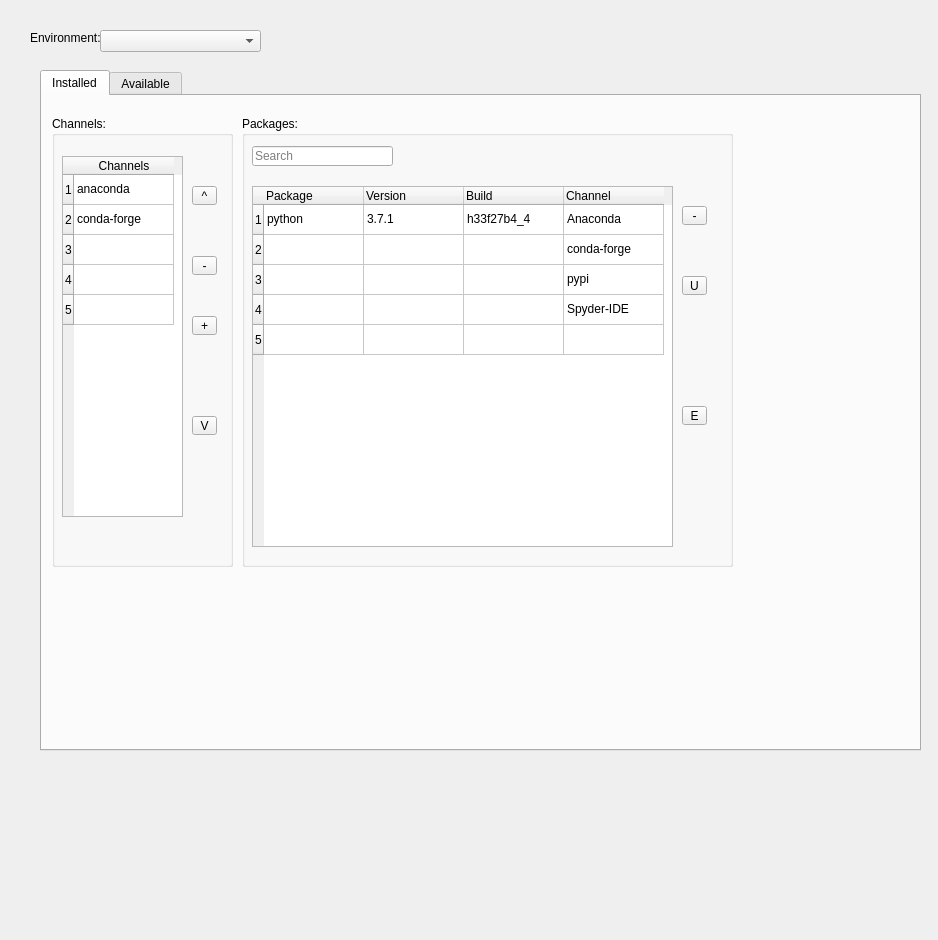
<?xml version="1.0" encoding="UTF-8"?>
<ui version="4.0">
 <class>Dialog</class>
 <widget class="QDialog" name="Dialog">
  <property name="geometry">
   <rect>
    <x>0</x>
    <y>0</y>
    <width>938</width>
    <height>940</height>
   </rect>
  </property>
  <property name="windowTitle">
   <string>Dialog</string>
  </property>
  <widget class="QComboBox" name="comboBox_3">
   <property name="geometry">
    <rect>
     <x>100</x>
     <y>30</y>
     <width>161</width>
     <height>22</height>
    </rect>
   </property>
  </widget>
  <widget class="QLabel" name="label_2">
   <property name="geometry">
    <rect>
     <x>30</x>
     <y>30</y>
     <width>71</width>
     <height>16</height>
    </rect>
   </property>
   <property name="text">
    <string>Environment:</string>
   </property>
  </widget>
  <widget class="QTabWidget" name="tabWidget_2">
   <property name="geometry">
    <rect>
     <x>40</x>
     <y>70</y>
     <width>881</width>
     <height>681</height>
    </rect>
   </property>
   <property name="currentIndex">
    <number>0</number>
   </property>
   <widget class="QWidget" name="tab_4">
    <attribute name="title">
     <string>Installed</string>
    </attribute>
    <widget class="QGroupBox" name="groupBox_3">
     <property name="geometry">
      <rect>
       <x>200</x>
       <y>20</y>
       <width>491</width>
       <height>451</height>
      </rect>
     </property>
     <property name="title">
      <string>Packages:</string>
     </property>
     <widget class="QToolButton" name="toolButton_4">
      <property name="geometry">
       <rect>
        <x>440</x>
        <y>160</y>
        <width>25</width>
        <height>19</height>
       </rect>
      </property>
      <property name="text">
       <string>U</string>
      </property>
     </widget>
     <widget class="QTableWidget" name="tableWidget">
      <property name="geometry">
       <rect>
        <x>10</x>
        <y>70</y>
        <width>421</width>
        <height>361</height>
       </rect>
      </property>
      <row>
       <property name="text">
        <string>1</string>
       </property>
      </row>
      <row>
       <property name="text">
        <string>2</string>
       </property>
      </row>
      <row>
       <property name="text">
        <string>3</string>
       </property>
      </row>
      <row>
       <property name="text">
        <string>4</string>
       </property>
      </row>
      <row>
       <property name="text">
        <string>5</string>
       </property>
      </row>
      <column>
       <property name="text">
        <string>Package</string>
       </property>
       <property name="textAlignment">
        <set>AlignLeading|AlignVCenter</set>
       </property>
      </column>
      <column>
       <property name="text">
        <string>Version</string>
       </property>
       <property name="textAlignment">
        <set>AlignLeading|AlignVCenter</set>
       </property>
      </column>
      <column>
       <property name="text">
        <string>Build</string>
       </property>
       <property name="textAlignment">
        <set>AlignLeading|AlignVCenter</set>
       </property>
      </column>
      <column>
       <property name="text">
        <string>Channel</string>
       </property>
       <property name="textAlignment">
        <set>AlignLeading|AlignVCenter</set>
       </property>
      </column>
      <item row="0" column="0">
       <property name="text">
        <string>python</string>
       </property>
      </item>
      <item row="0" column="1">
       <property name="text">
        <string>3.7.1</string>
       </property>
      </item>
      <item row="0" column="2">
       <property name="text">
        <string>h33f27b4_4</string>
       </property>
      </item>
      <item row="0" column="3">
       <property name="text">
        <string>Anaconda</string>
       </property>
      </item>
      <item row="1" column="3">
       <property name="text">
        <string>conda-forge</string>
       </property>
      </item>
      <item row="2" column="3">
       <property name="text">
        <string>pypi</string>
       </property>
      </item>
      <item row="3" column="3">
       <property name="text">
        <string>Spyder-IDE</string>
       </property>
      </item>
     </widget>
     <widget class="QLineEdit" name="lineEdit_2">
      <property name="geometry">
       <rect>
        <x>10</x>
        <y>30</y>
        <width>141</width>
        <height>20</height>
       </rect>
      </property>
      <property name="placeholderText">
       <string>Search</string>
      </property>
      <property name="clearButtonEnabled">
       <bool>true</bool>
      </property>
     </widget>
     <widget class="QToolButton" name="toolButton_3">
      <property name="geometry">
       <rect>
        <x>440</x>
        <y>290</y>
        <width>25</width>
        <height>19</height>
       </rect>
      </property>
      <property name="text">
       <string>E</string>
      </property>
     </widget>
     <widget class="QToolButton" name="toolButton_2">
      <property name="geometry">
       <rect>
        <x>440</x>
        <y>90</y>
        <width>25</width>
        <height>19</height>
       </rect>
      </property>
      <property name="text">
       <string>-</string>
      </property>
     </widget>
    </widget>
    <widget class="QGroupBox" name="groupBox_2">
     <property name="geometry">
      <rect>
       <x>10</x>
       <y>20</y>
       <width>181</width>
       <height>451</height>
      </rect>
     </property>
     <property name="title">
      <string>Channels:</string>
     </property>
     <widget class="QToolButton" name="toolButton_8">
      <property name="geometry">
       <rect>
        <x>140</x>
        <y>300</y>
        <width>25</width>
        <height>19</height>
       </rect>
      </property>
      <property name="text">
       <string>V</string>
      </property>
     </widget>
     <widget class="QToolButton" name="toolButton_6">
      <property name="geometry">
       <rect>
        <x>140</x>
        <y>200</y>
        <width>25</width>
        <height>19</height>
       </rect>
      </property>
      <property name="text">
       <string>+</string>
      </property>
     </widget>
     <widget class="QTableWidget" name="tableWidget_3">
      <property name="geometry">
       <rect>
        <x>10</x>
        <y>40</y>
        <width>121</width>
        <height>361</height>
       </rect>
      </property>
      <row>
       <property name="text">
        <string>1</string>
       </property>
      </row>
      <row>
       <property name="text">
        <string>2</string>
       </property>
      </row>
      <row>
       <property name="text">
        <string>3</string>
       </property>
      </row>
      <row>
       <property name="text">
        <string>4</string>
       </property>
      </row>
      <row>
       <property name="text">
        <string>5</string>
       </property>
      </row>
      <column>
       <property name="text">
        <string>Channels</string>
       </property>
      </column>
      <item row="0" column="0">
       <property name="text">
        <string>anaconda</string>
       </property>
      </item>
      <item row="1" column="0">
       <property name="text">
        <string>conda-forge</string>
       </property>
      </item>
     </widget>
     <widget class="QToolButton" name="toolButton_7">
      <property name="geometry">
       <rect>
        <x>140</x>
        <y>70</y>
        <width>25</width>
        <height>19</height>
       </rect>
      </property>
      <property name="text">
       <string>^</string>
      </property>
     </widget>
     <widget class="QToolButton" name="toolButton_5">
      <property name="geometry">
       <rect>
        <x>140</x>
        <y>140</y>
        <width>25</width>
        <height>19</height>
       </rect>
      </property>
      <property name="text">
       <string>-</string>
      </property>
     </widget>
    </widget>
   </widget>
   <widget class="QWidget" name="tab_5">
    <attribute name="title">
     <string>Available</string>
    </attribute>
    <widget class="QTableWidget" name="tableWidget_4">
     <property name="geometry">
      <rect>
       <x>20</x>
       <y>60</y>
       <width>171</width>
       <height>361</height>
      </rect>
     </property>
     <row>
      <property name="text">
       <string>1</string>
      </property>
     </row>
     <row>
      <property name="text">
       <string>2</string>
      </property>
     </row>
     <row>
      <property name="text">
       <string>3</string>
      </property>
     </row>
     <row>
      <property name="text">
       <string>4</string>
      </property>
     </row>
     <row>
      <property name="text">
       <string>5</string>
      </property>
     </row>
     <column>
      <property name="text">
       <string>Channels</string>
      </property>
     </column>
     <item row="0" column="0">
      <property name="text">
       <string>anaconda</string>
      </property>
      <property name="checkState">
       <enum>Checked</enum>
      </property>
      <property name="flags">
       <set>ItemIsUserCheckable|ItemIsEnabled</set>
      </property>
     </item>
     <item row="1" column="0">
      <property name="text">
       <string>conda-forge</string>
      </property>
      <property name="checkState">
       <enum>Checked</enum>
      </property>
      <property name="flags">
       <set>ItemIsSelectable|ItemIsUserCheckable|ItemIsEnabled</set>
      </property>
     </item>
     <item row="2" column="0">
      <property name="text">
       <string>Spyder-IDE</string>
      </property>
      <property name="checkState">
       <enum>Checked</enum>
      </property>
      <property name="flags">
       <set>ItemIsSelectable|ItemIsUserCheckable|ItemIsEnabled</set>
      </property>
     </item>
     <item row="3" column="0">
      <property name="text">
       <string>PyPi</string>
      </property>
      <property name="checkState">
       <enum>Checked</enum>
      </property>
      <property name="flags">
       <set>ItemIsSelectable|ItemIsUserCheckable|ItemIsEnabled</set>
      </property>
     </item>
    </widget>
    <widget class="QLineEdit" name="lineEdit">
     <property name="geometry">
      <rect>
       <x>210</x>
       <y>20</y>
       <width>141</width>
       <height>20</height>
      </rect>
     </property>
     <property name="placeholderText">
      <string>Search</string>
     </property>
     <property name="clearButtonEnabled">
      <bool>true</bool>
     </property>
    </widget>
    <widget class="QTableWidget" name="tableWidget_2">
     <property name="geometry">
      <rect>
       <x>210</x>
       <y>60</y>
       <width>421</width>
       <height>361</height>
      </rect>
     </property>
     <row>
      <property name="text">
       <string>1</string>
      </property>
     </row>
     <row>
      <property name="text">
       <string>2</string>
      </property>
     </row>
     <row>
      <property name="text">
       <string>3</string>
      </property>
     </row>
     <row>
      <property name="text">
       <string>4</string>
      </property>
     </row>
     <row>
      <property name="text">
       <string>5</string>
      </property>
     </row>
     <column>
      <property name="text">
       <string>Package</string>
      </property>
      <property name="textAlignment">
       <set>AlignLeading|AlignVCenter</set>
      </property>
     </column>
     <column>
      <property name="text">
       <string>Version</string>
      </property>
      <property name="textAlignment">
       <set>AlignLeading|AlignVCenter</set>
      </property>
     </column>
     <column>
      <property name="text">
       <string>Build</string>
      </property>
      <property name="textAlignment">
       <set>AlignLeading|AlignVCenter</set>
      </property>
     </column>
     <column>
      <property name="text">
       <string>Channel</string>
      </property>
      <property name="textAlignment">
       <set>AlignLeading|AlignVCenter</set>
      </property>
     </column>
     <item row="0" column="0">
      <property name="text">
       <string>python</string>
      </property>
     </item>
     <item row="0" column="1">
      <property name="text">
       <string>3.7.1</string>
      </property>
     </item>
     <item row="0" column="2">
      <property name="text">
       <string>h33f27b4_4</string>
      </property>
     </item>
     <item row="0" column="3">
      <property name="text">
       <string>Anaconda</string>
      </property>
     </item>
     <item row="1" column="3">
      <property name="text">
       <string>conda-forge</string>
      </property>
     </item>
     <item row="2" column="3">
      <property name="text">
       <string>pypi</string>
      </property>
     </item>
    </widget>
    <widget class="QToolButton" name="toolButton">
     <property name="geometry">
      <rect>
       <x>210</x>
       <y>440</y>
       <width>25</width>
       <height>19</height>
      </rect>
     </property>
     <property name="text">
      <string>+</string>
     </property>
    </widget>
   </widget>
  </widget>
 </widget>
 <resources/>
 <connections/>
</ui>
